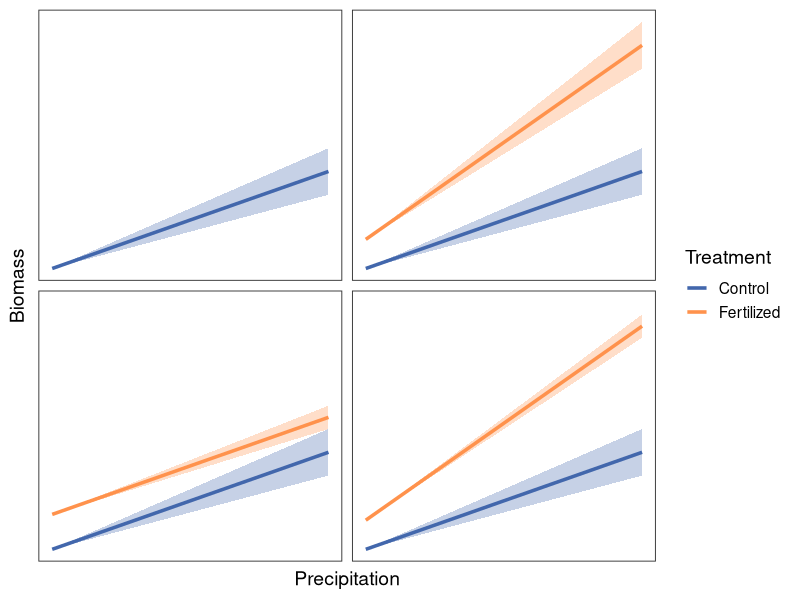
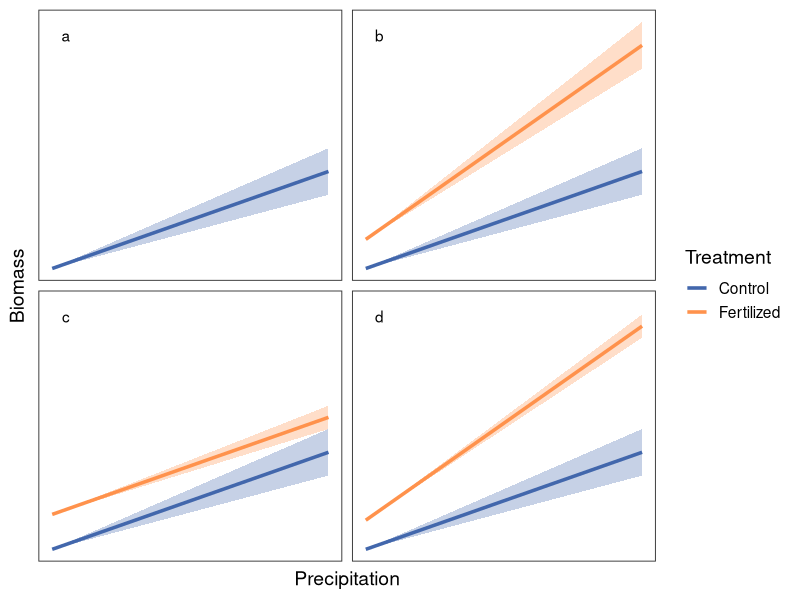

Here is the R script that generated these plots, in order:
library(ggplot2)

# Create a data frame for plotting
x <- seq(0, 10, length.out = 25)
y1 <- 2 + 0.5 * x  
y1.2 <- 2 + 0.5 * x
y1.3 <- 2 + 0.5 * x
y1.4 <- 2 + 0.5 * x
y2 <- 3.5 + 1 * x  # Steeper slope
y3 <- 3.8 + 0.5 * x  
y4 <- 3.5 + 1 * x  # Steeper slope

# Standard errors
se1 <- 1.2 * x / 10
se1.2 <- 1.2 * x / 10
se1.3 <- 1.2 * x / 10
se1.4 <- 1.2 * x / 10
se2 <- 1.2 * x / 10   
se3 <- 0.6 * x / 10   # Smaller standard error
se4 <- 0.6 * x / 10   # Smaller standard error

data_main_line <- data.frame(
  x = rep(x, 4),
  y = c(y1, y1.2, y1.3, y1.4),
  ymin = c(y1 - se1, y1.2 - se1.2, y1.3 - se1.3, y1.4 - se1.4),
  ymax = c(y1 + se1, y1.2 + se1.2, y1.3 + se1.3, y1.4 + se1.4),
  panel = factor(rep(1:4, each = length(x))),
  Treatment = "Control"
)

data_unique_line <- data.frame(
  x = rep(x, 3),
  y = c(y2, y3, y4),
  ymin = c(y2 - se2, y3 - se3, y4 - se4),
  ymax = c(y2 + se2, y3 + se3, y4 + se4),
  panel = factor(rep(2:4, each = length(x))),
  Treatment = "Fertilized"
)

final_data <- rbind(data_main_line, data_unique_line)

fig1 <- ggplot(final_data, aes(x = x, y = y)) +
  geom_ribbon(aes(ymin = ymin, ymax = ymax, fill = Treatment), alpha = 0.3, show.legend = FALSE) +
  geom_line(aes(color = Treatment), linewidth = 1.2) +
  facet_wrap(.~panel, nrow = 2, ncol = 2) +
  theme_bw(14) +
  scale_color_manual(values = c("#4267ac", "#ff924c")) +
  scale_fill_manual(values = c("#4267ac", "#ff924c")) +
  labs(x = "Precipitation", y = "Biomass") +
  theme(
    axis.ticks = element_blank(),
    axis.text = element_blank(),
    strip.text = element_blank(),
    panel.grid = element_blank()
  )

fig1

fig1_labels <- data.frame(panel = c(1,2,3,4), label = c("a", "b", "c", "d"))

fig1 + geom_text(x = 0.5, y = 14, aes(label = label), data = fig1_labels)


